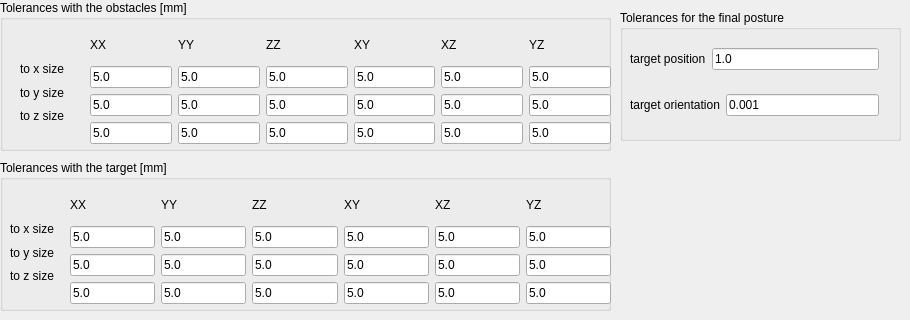
     <widget class="QWidget" name="tab_5">
      <attribute name="title">
       <string>Tolerances</string>
      </attribute>
      <widget class="QGroupBox" name="groupBox_5">
       <property name="geometry">
        <rect>
         <x>0</x>
         <y>0</y>
         <width>611</width>
         <height>151</height>
        </rect>
       </property>
       <property name="title">
        <string>Tolerances with the obstacles [mm]</string>
       </property>
       <widget class="QWidget" name="layoutWidget_size">
        <property name="geometry">
         <rect>
          <x>20</x>
          <y>60</y>
          <width>68</width>
          <height>65</height>
         </rect>
        </property>
        <layout class="QVBoxLayout" name="verticalLayout_31">
         <item>
          <widget class="QLabel" name="label_54">
           <property name="text">
            <string>to x size</string>
           </property>
          </widget>
         </item>
         <item>
          <widget class="QLabel" name="label_55">
           <property name="text">
            <string>to y size</string>
           </property>
          </widget>
         </item>
         <item>
          <widget class="QLabel" name="label_56">
           <property name="text">
            <string>to z size</string>
           </property>
          </widget>
         </item>
        </layout>
       </widget>
       <widget class="QWidget" name="layoutWidget_tol_obs">
        <property name="geometry">
         <rect>
          <x>90</x>
          <y>30</y>
          <width>521</width>
          <height>114</height>
         </rect>
        </property>
        <layout class="QHBoxLayout" name="horizontalLayout_17">
         <item>
          <layout class="QVBoxLayout" name="verticalLayout_32">
           <item>
            <widget class="QLabel" name="label_57">
             <property name="text">
              <string>XX</string>
             </property>
            </widget>
           </item>
           <item>
            <widget class="QLineEdit" name="lineEdit_obs_xx_1">
             <property name="text">
              <string>5.0</string>
             </property>
            </widget>
           </item>
           <item>
            <widget class="QLineEdit" name="lineEdit_obs_xx_2">
             <property name="text">
              <string>5.0</string>
             </property>
            </widget>
           </item>
           <item>
            <widget class="QLineEdit" name="lineEdit_obs_xx_3">
             <property name="text">
              <string>5.0</string>
             </property>
            </widget>
           </item>
          </layout>
         </item>
         <item>
          <layout class="QVBoxLayout" name="verticalLayout_33">
           <item>
            <widget class="QLabel" name="label_58">
             <property name="text">
              <string>YY</string>
             </property>
            </widget>
           </item>
           <item>
            <widget class="QLineEdit" name="lineEdit_obs_yy_1">
             <property name="text">
              <string>5.0</string>
             </property>
            </widget>
           </item>
           <item>
            <widget class="QLineEdit" name="lineEdit_obs_yy_2">
             <property name="text">
              <string>5.0</string>
             </property>
            </widget>
           </item>
           <item>
            <widget class="QLineEdit" name="lineEdit_obs_yy_3">
             <property name="text">
              <string>5.0</string>
             </property>
            </widget>
           </item>
          </layout>
         </item>
         <item>
          <layout class="QVBoxLayout" name="verticalLayout_34">
           <item>
            <widget class="QLabel" name="label_59">
             <property name="text">
              <string>ZZ</string>
             </property>
            </widget>
           </item>
           <item>
            <widget class="QLineEdit" name="lineEdit_obs_zz_1">
             <property name="text">
              <string>5.0</string>
             </property>
            </widget>
           </item>
           <item>
            <widget class="QLineEdit" name="lineEdit_obs_zz_2">
             <property name="text">
              <string>5.0</string>
             </property>
            </widget>
           </item>
           <item>
            <widget class="QLineEdit" name="lineEdit_obs_zz_3">
             <property name="text">
              <string>5.0</string>
             </property>
            </widget>
           </item>
          </layout>
         </item>
         <item>
          <layout class="QVBoxLayout" name="verticalLayout_35">
           <item>
            <widget class="QLabel" name="label_60">
             <property name="text">
              <string>XY</string>
             </property>
            </widget>
           </item>
           <item>
            <widget class="QLineEdit" name="lineEdit_obs_xy_1">
             <property name="text">
              <string>5.0</string>
             </property>
            </widget>
           </item>
           <item>
            <widget class="QLineEdit" name="lineEdit_obs_xy_2">
             <property name="text">
              <string>5.0</string>
             </property>
            </widget>
           </item>
           <item>
            <widget class="QLineEdit" name="lineEdit_obs_xy_3">
             <property name="text">
              <string>5.0</string>
             </property>
            </widget>
           </item>
          </layout>
         </item>
         <item>
          <layout class="QVBoxLayout" name="verticalLayout_36">
           <item>
            <widget class="QLabel" name="label_61">
             <property name="text">
              <string>XZ</string>
             </property>
            </widget>
           </item>
           <item>
            <widget class="QLineEdit" name="lineEdit_obs_xz_1">
             <property name="text">
              <string>5.0</string>
             </property>
            </widget>
           </item>
           <item>
            <widget class="QLineEdit" name="lineEdit_obs_xz_2">
             <property name="text">
              <string>5.0</string>
             </property>
            </widget>
           </item>
           <item>
            <widget class="QLineEdit" name="lineEdit_obs_xz_3">
             <property name="text">
              <string>5.0</string>
             </property>
            </widget>
           </item>
          </layout>
         </item>
         <item>
          <layout class="QVBoxLayout" name="verticalLayout_37">
           <item>
            <widget class="QLabel" name="label_62">
             <property name="text">
              <string>YZ</string>
             </property>
            </widget>
           </item>
           <item>
            <widget class="QLineEdit" name="lineEdit_obs_yz_1">
             <property name="text">
              <string>5.0</string>
             </property>
            </widget>
           </item>
           <item>
            <widget class="QLineEdit" name="lineEdit_obs_yz_2">
             <property name="text">
              <string>5.0</string>
             </property>
            </widget>
           </item>
           <item>
            <widget class="QLineEdit" name="lineEdit_obs_yz_3">
             <property name="text">
              <string>5.0</string>
             </property>
            </widget>
           </item>
          </layout>
         </item>
        </layout>
       </widget>
      </widget>
      <widget class="QGroupBox" name="groupBox_4">
       <property name="geometry">
        <rect>
         <x>0</x>
         <y>160</y>
         <width>611</width>
         <height>151</height>
        </rect>
       </property>
       <property name="title">
        <string>Tolerances with the target [mm]</string>
       </property>
       <widget class="QWidget" name="layoutWidget_tol_target">
        <property name="geometry">
         <rect>
          <x>10</x>
          <y>60</y>
          <width>61</width>
          <height>65</height>
         </rect>
        </property>
        <layout class="QVBoxLayout" name="verticalLayout_15">
         <item>
          <widget class="QLabel" name="label_28">
           <property name="text">
            <string>to x size</string>
           </property>
          </widget>
         </item>
         <item>
          <widget class="QLabel" name="label_29">
           <property name="text">
            <string>to y size</string>
           </property>
          </widget>
         </item>
         <item>
          <widget class="QLabel" name="label_30">
           <property name="text">
            <string>to z size</string>
           </property>
          </widget>
         </item>
        </layout>
       </widget>
       <widget class="QWidget" name="layoutWidget_tol_tar_values">
        <property name="geometry">
         <rect>
          <x>70</x>
          <y>30</y>
          <width>541</width>
          <height>114</height>
         </rect>
        </property>
        <layout class="QHBoxLayout" name="horizontalLayout_9">
         <item>
          <layout class="QVBoxLayout" name="verticalLayout_9">
           <item>
            <widget class="QLabel" name="label_22">
             <property name="text">
              <string>XX</string>
             </property>
            </widget>
           </item>
           <item>
            <widget class="QLineEdit" name="lineEdit_tar_xx_1">
             <property name="text">
              <string>5.0</string>
             </property>
            </widget>
           </item>
           <item>
            <widget class="QLineEdit" name="lineEdit_tar_xx_2">
             <property name="text">
              <string>5.0</string>
             </property>
            </widget>
           </item>
           <item>
            <widget class="QLineEdit" name="lineEdit_tar_xx_3">
             <property name="text">
              <string>5.0</string>
             </property>
            </widget>
           </item>
          </layout>
         </item>
         <item>
          <layout class="QVBoxLayout" name="verticalLayout_10">
           <item>
            <widget class="QLabel" name="label_23">
             <property name="text">
              <string>YY</string>
             </property>
            </widget>
           </item>
           <item>
            <widget class="QLineEdit" name="lineEdit_tar_yy_1">
             <property name="text">
              <string>5.0</string>
             </property>
            </widget>
           </item>
           <item>
            <widget class="QLineEdit" name="lineEdit_tar_yy_2">
             <property name="text">
              <string>5.0</string>
             </property>
            </widget>
           </item>
           <item>
            <widget class="QLineEdit" name="lineEdit_tar_yy_3">
             <property name="text">
              <string>5.0</string>
             </property>
            </widget>
           </item>
          </layout>
         </item>
         <item>
          <layout class="QVBoxLayout" name="verticalLayout_11">
           <item>
            <widget class="QLabel" name="label_24">
             <property name="text">
              <string>ZZ</string>
             </property>
            </widget>
           </item>
           <item>
            <widget class="QLineEdit" name="lineEdit_tar_zz_1">
             <property name="text">
              <string>5.0</string>
             </property>
            </widget>
           </item>
           <item>
            <widget class="QLineEdit" name="lineEdit_tar_zz_2">
             <property name="text">
              <string>5.0</string>
             </property>
            </widget>
           </item>
           <item>
            <widget class="QLineEdit" name="lineEdit_tar_zz_3">
             <property name="text">
              <string>5.0</string>
             </property>
            </widget>
           </item>
          </layout>
         </item>
         <item>
          <layout class="QVBoxLayout" name="verticalLayout_12">
           <item>
            <widget class="QLabel" name="label_25">
             <property name="text">
              <string>XY</string>
             </property>
            </widget>
           </item>
           <item>
            <widget class="QLineEdit" name="lineEdit_tar_xy_1">
             <property name="text">
              <string>5.0</string>
             </property>
            </widget>
           </item>
           <item>
            <widget class="QLineEdit" name="lineEdit_tar_xy_2">
             <property name="text">
              <string>5.0</string>
             </property>
            </widget>
           </item>
           <item>
            <widget class="QLineEdit" name="lineEdit_tar_xy_3">
             <property name="text">
              <string>5.0</string>
             </property>
            </widget>
           </item>
          </layout>
         </item>
         <item>
          <layout class="QVBoxLayout" name="verticalLayout_13">
           <item>
            <widget class="QLabel" name="label_26">
             <property name="text">
              <string>XZ</string>
             </property>
            </widget>
           </item>
           <item>
            <widget class="QLineEdit" name="lineEdit_tar_xz_1">
             <property name="text">
              <string>5.0</string>
             </property>
            </widget>
           </item>
           <item>
            <widget class="QLineEdit" name="lineEdit_tar_xz_2">
             <property name="text">
              <string>5.0</string>
             </property>
            </widget>
           </item>
           <item>
            <widget class="QLineEdit" name="lineEdit_tar_xz_3">
             <property name="text">
              <string>5.0</string>
             </property>
            </widget>
           </item>
          </layout>
         </item>
         <item>
          <layout class="QVBoxLayout" name="verticalLayout_14">
           <item>
            <widget class="QLabel" name="label_27">
             <property name="text">
              <string>YZ</string>
             </property>
            </widget>
           </item>
           <item>
            <widget class="QLineEdit" name="lineEdit_tar_yz_1">
             <property name="text">
              <string>5.0</string>
             </property>
            </widget>
           </item>
           <item>
            <widget class="QLineEdit" name="lineEdit_tar_yz_2">
             <property name="text">
              <string>5.0</string>
             </property>
            </widget>
           </item>
           <item>
            <widget class="QLineEdit" name="lineEdit_tar_yz_3">
             <property name="text">
              <string>5.0</string>
             </property>
            </widget>
           </item>
          </layout>
         </item>
        </layout>
       </widget>
      </widget>
      <widget class="QGroupBox" name="groupBox_6">
       <property name="geometry">
        <rect>
         <x>620</x>
         <y>10</y>
         <width>281</width>
         <height>131</height>
        </rect>
       </property>
       <property name="title">
        <string>Tolerances for the final posture</string>
       </property>
       <widget class="QWidget" name="layoutWidget_tol_FP">
        <property name="geometry">
         <rect>
          <x>10</x>
          <y>20</y>
          <width>249</width>
          <height>105</height>
         </rect>
        </property>
        <layout class="QVBoxLayout" name="verticalLayout_23">
         <item>
          <layout class="QHBoxLayout" name="horizontalLayout_11">
           <item>
            <widget class="QLabel" name="label_32">
             <property name="text">
              <string>target position</string>
             </property>
            </widget>
           </item>
           <item>
            <widget class="QLineEdit" name="lineEdit_tar_pos">
             <property name="text">
              <string>1.0</string>
             </property>
            </widget>
           </item>
          </layout>
         </item>
         <item>
          <layout class="QHBoxLayout" name="horizontalLayout_12">
           <item>
            <widget class="QLabel" name="label_40">
             <property name="text">
              <string>target orientation</string>
             </property>
            </widget>
           </item>
           <item>
            <widget class="QLineEdit" name="lineEdit_tar_or">
             <property name="text">
              <string>0.001</string>
             </property>
            </widget>
           </item>
          </layout>
         </item>
        </layout>
       </widget>
      </widget>
     </widget>
